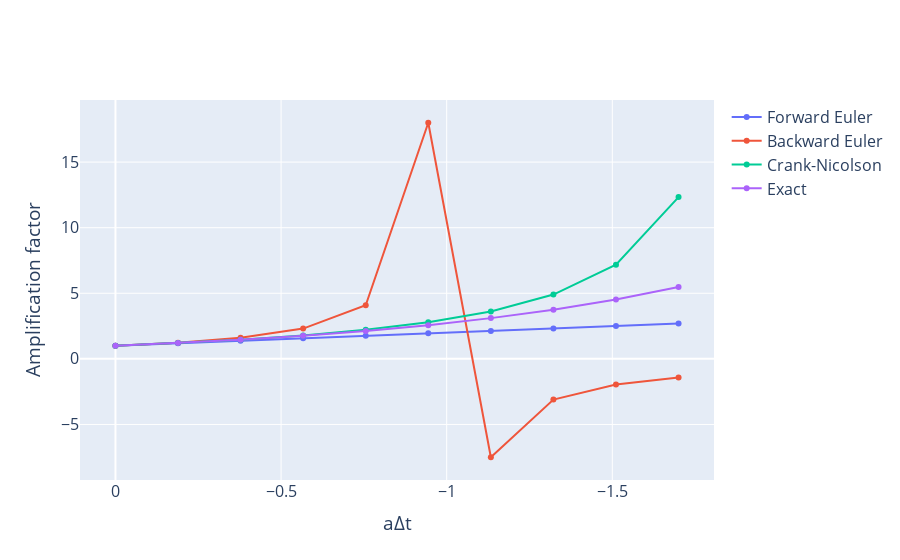

Notebook cell for this chart:
### Markdown cell above
### b) Comparing amplification factors

### Code cell
dt = np.linspace(0,1.7, 10)

fig = go.Figure()

for theta in theta_vals:
    A = (1 - (1 - theta) * a * dt) / (1 + theta * a * dt)
    fig.add_trace(go.Scatter(x=a*dt, y=A, mode='lines+markers', name=f'{methods[theta]}'))

A_exact = np.exp(-a*dt)
fig.add_trace(go.Scatter(x=a*dt, y=A_exact, mode='lines+markers', name='Exact'))

fig.update_layout(
    title='',
    xaxis_title='aΔt',
    yaxis_title='Amplification factor',
    template='plotly',
    font=dict(size=16)
)
fig.update_xaxes(autorange='reversed')
fig.show()

### Figure 1 — Plotly figure (JSON) as saved in the notebook; plotly's stock layout.template omitted (floating-point values rounded to 4 significant figures)
{"data": [{"mode": "lines+markers", "name": "Forward Euler", "type": "scatter", "x": [0, -0.1889, -0.3778, -0.5667, -0.7556, -0.9444, -1.133, -1.322, -1.511, -1.7], "y": [1, 1.189, 1.378, 1.567, 1.756, 1.944, 2.133, 2.322, 2.511, 2.7]}, {"mode": "lines+markers", "name": "Backward Euler", "type": "scatter", "x": [0, -0.1889, -0.3778, -0.5667, -0.7556, -0.9444, -1.133, -1.322, -1.511, -1.7], "y": [1, 1.233, 1.607, 2.308, 4.091, 18.0, -7.5, -3.103, -1.957, -1.429]}, {"mode": "lines+markers", "name": "Crank-Nicolson", "type": "scatter", "x": [0, -0.1889, -0.3778, -0.5667, -0.7556, -0.9444, -1.133, -1.322, -1.511, -1.7], "y": [1, 1.209, 1.466, 1.791, 2.214, 2.789, 3.615, 4.902, 7.182, 12.33]}, {"mode": "lines+markers", "name": "Exact", "type": "scatter", "x": [0, -0.1889, -0.3778, -0.5667, -0.7556, -0.9444, -1.133, -1.322, -1.511, -1.7], "y": [1, 1.208, 1.459, 1.762, 2.129, 2.571, 3.106, 3.752, 4.532, 5.474]}], "layout": {"font": {"size": 16}, "title": {"text": ""}, "xaxis": {"autorange": "reversed", "title": {"text": "aΔt"}}, "yaxis": {"title": {"text": "Amplification factor"}}}}
